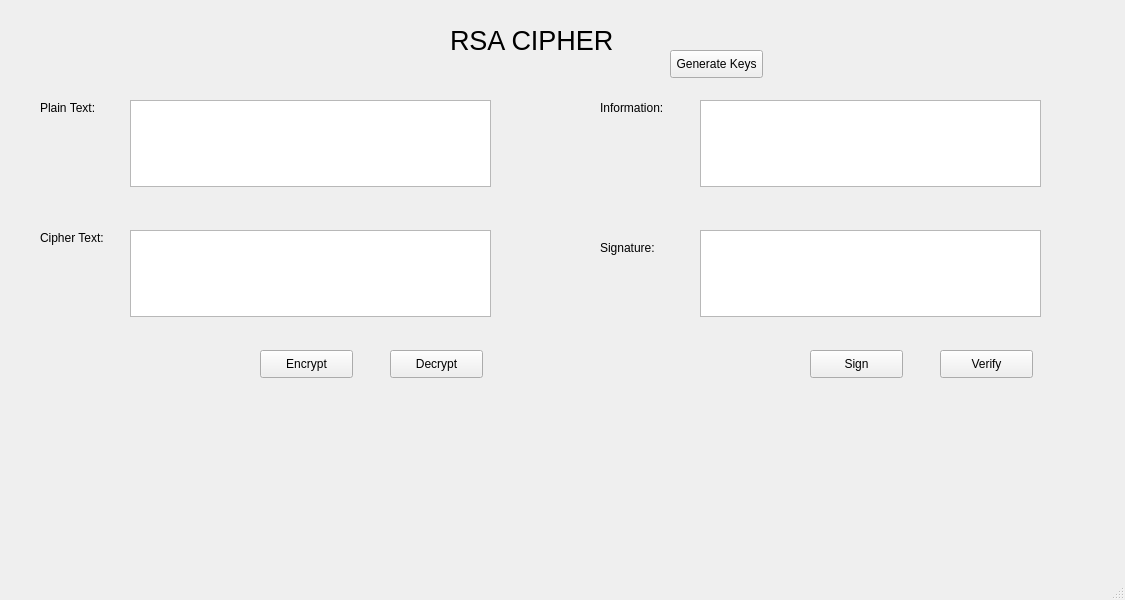
<?xml version="1.0" encoding="UTF-8"?>
<ui version="4.0">
 <class>MainWindow</class>
 <widget class="QMainWindow" name="MainWindow">
  <property name="geometry">
   <rect>
    <x>0</x>
    <y>0</y>
    <width>1125</width>
    <height>600</height>
   </rect>
  </property>
  <property name="windowTitle">
   <string>MainWindow</string>
  </property>
  <widget class="QWidget" name="centralwidget">
   <widget class="QLabel" name="label">
    <property name="geometry">
     <rect>
      <x>450</x>
      <y>20</y>
      <width>181</width>
      <height>41</height>
     </rect>
    </property>
    <property name="font">
     <font>
      <pointsize>20</pointsize>
     </font>
    </property>
    <property name="text">
     <string>RSA CIPHER </string>
    </property>
   </widget>
   <widget class="QLabel" name="label_2">
    <property name="geometry">
     <rect>
      <x>40</x>
      <y>100</y>
      <width>61</width>
      <height>16</height>
     </rect>
    </property>
    <property name="text">
     <string>Plain Text:</string>
    </property>
   </widget>
   <widget class="QLabel" name="label_3">
    <property name="geometry">
     <rect>
      <x>40</x>
      <y>230</y>
      <width>71</width>
      <height>16</height>
     </rect>
    </property>
    <property name="text">
     <string>Cipher Text:</string>
    </property>
   </widget>
   <widget class="QLabel" name="label_4">
    <property name="geometry">
     <rect>
      <x>600</x>
      <y>100</y>
      <width>81</width>
      <height>16</height>
     </rect>
    </property>
    <property name="text">
     <string>Information:</string>
    </property>
   </widget>
   <widget class="QLabel" name="label_5">
    <property name="geometry">
     <rect>
      <x>600</x>
      <y>240</y>
      <width>81</width>
      <height>16</height>
     </rect>
    </property>
    <property name="text">
     <string>Signature:</string>
    </property>
   </widget>
   <widget class="QTextEdit" name="txt_plain_text">
    <property name="geometry">
     <rect>
      <x>130</x>
      <y>100</y>
      <width>361</width>
      <height>87</height>
     </rect>
    </property>
   </widget>
   <widget class="QTextEdit" name="txt_cipher_text">
    <property name="geometry">
     <rect>
      <x>130</x>
      <y>230</y>
      <width>361</width>
      <height>87</height>
     </rect>
    </property>
   </widget>
   <widget class="QTextEdit" name="txt_info">
    <property name="geometry">
     <rect>
      <x>700</x>
      <y>100</y>
      <width>341</width>
      <height>87</height>
     </rect>
    </property>
   </widget>
   <widget class="QTextEdit" name="txt_sign">
    <property name="geometry">
     <rect>
      <x>700</x>
      <y>230</y>
      <width>341</width>
      <height>87</height>
     </rect>
    </property>
   </widget>
   <widget class="QPushButton" name="btn_gen_keys">
    <property name="geometry">
     <rect>
      <x>670</x>
      <y>50</y>
      <width>93</width>
      <height>28</height>
     </rect>
    </property>
    <property name="text">
     <string>Generate Keys</string>
    </property>
   </widget>
   <widget class="QPushButton" name="btn_encrypt">
    <property name="geometry">
     <rect>
      <x>260</x>
      <y>350</y>
      <width>93</width>
      <height>28</height>
     </rect>
    </property>
    <property name="text">
     <string>Encrypt</string>
    </property>
   </widget>
   <widget class="QPushButton" name="btn_decrypt">
    <property name="geometry">
     <rect>
      <x>390</x>
      <y>350</y>
      <width>93</width>
      <height>28</height>
     </rect>
    </property>
    <property name="text">
     <string>Decrypt</string>
    </property>
   </widget>
   <widget class="QPushButton" name="btn_sign">
    <property name="geometry">
     <rect>
      <x>810</x>
      <y>350</y>
      <width>93</width>
      <height>28</height>
     </rect>
    </property>
    <property name="text">
     <string>Sign</string>
    </property>
   </widget>
   <widget class="QPushButton" name="btn_verify">
    <property name="geometry">
     <rect>
      <x>940</x>
      <y>350</y>
      <width>93</width>
      <height>28</height>
     </rect>
    </property>
    <property name="text">
     <string>Verify</string>
    </property>
   </widget>
  </widget>
  <widget class="QMenuBar" name="menubar">
   <property name="geometry">
    <rect>
     <x>0</x>
     <y>0</y>
     <width>1125</width>
     <height>26</height>
    </rect>
   </property>
  </widget>
  <widget class="QStatusBar" name="statusbar"/>
 </widget>
 <resources/>
 <connections/>
</ui>
